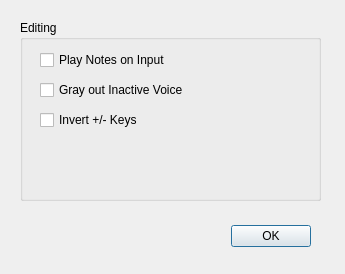
<?xml version="1.0" encoding="UTF-8"?>
<ui version="4.0">
 <class>REPreferencesDialog</class>
 <widget class="QDialog" name="REPreferencesDialog">
  <property name="geometry">
   <rect>
    <x>0</x>
    <y>0</y>
    <width>345</width>
    <height>274</height>
   </rect>
  </property>
  <property name="windowTitle">
   <string>Dialog</string>
  </property>
  <widget class="QDialogButtonBox" name="buttonBox">
   <property name="geometry">
    <rect>
     <x>30</x>
     <y>220</y>
     <width>281</width>
     <height>32</height>
    </rect>
   </property>
   <property name="orientation">
    <enum>Qt::Horizontal</enum>
   </property>
   <property name="standardButtons">
    <set>QDialogButtonBox::Ok</set>
   </property>
  </widget>
  <widget class="QGroupBox" name="groupBox">
   <property name="geometry">
    <rect>
     <x>20</x>
     <y>20</y>
     <width>301</width>
     <height>181</height>
    </rect>
   </property>
   <property name="title">
    <string>Editing</string>
   </property>
   <widget class="QCheckBox" name="playNotesOnInput">
    <property name="geometry">
     <rect>
      <x>20</x>
      <y>30</y>
      <width>261</width>
      <height>20</height>
     </rect>
    </property>
    <property name="text">
     <string>Play Notes on Input</string>
    </property>
   </widget>
   <widget class="QCheckBox" name="grayOutInactiveVoice">
    <property name="geometry">
     <rect>
      <x>20</x>
      <y>60</y>
      <width>261</width>
      <height>20</height>
     </rect>
    </property>
    <property name="text">
     <string>Gray out Inactive Voice</string>
    </property>
   </widget>
   <widget class="QCheckBox" name="invertPlusMinusKeys">
    <property name="geometry">
     <rect>
      <x>20</x>
      <y>90</y>
      <width>261</width>
      <height>20</height>
     </rect>
    </property>
    <property name="text">
     <string>Invert +/- Keys</string>
    </property>
   </widget>
  </widget>
 </widget>
 <resources/>
 <connections>
  <connection>
   <sender>buttonBox</sender>
   <signal>accepted()</signal>
   <receiver>REPreferencesDialog</receiver>
   <slot>accept()</slot>
   <hints>
    <hint type="sourcelabel">
     <x>248</x>
     <y>254</y>
    </hint>
    <hint type="destinationlabel">
     <x>157</x>
     <y>274</y>
    </hint>
   </hints>
  </connection>
  <connection>
   <sender>buttonBox</sender>
   <signal>rejected()</signal>
   <receiver>REPreferencesDialog</receiver>
   <slot>reject()</slot>
   <hints>
    <hint type="sourcelabel">
     <x>316</x>
     <y>260</y>
    </hint>
    <hint type="destinationlabel">
     <x>286</x>
     <y>274</y>
    </hint>
   </hints>
  </connection>
 </connections>
</ui>
